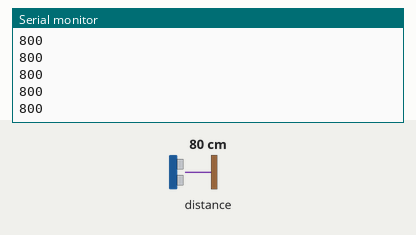
Simulated run of this sketch. Board: Arduino Uno, built with avr-gcc and run on an emulated ATmega328P. Parts: the last lines printed to the serial monitor. The test bench sets the inputs (shaded band); at power-on: distance to the obstacle 80 cm.

Above: at 1.2 s.
1.3 s: distance to the obstacle set to 2 cm
At 2.4 s:
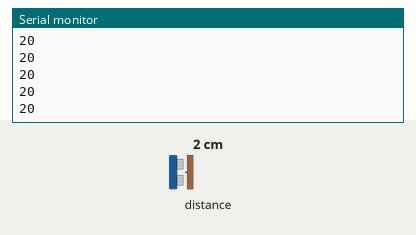
2.8 s: distance to the obstacle set to 4 cm
At 3.6 s:
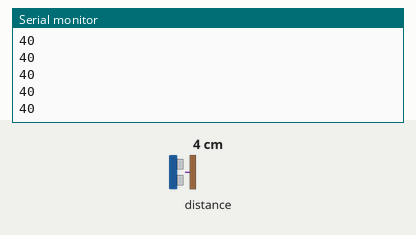
Timing chart, 0 to 5.8 s (numbered marks = the images above; inputs shaded):
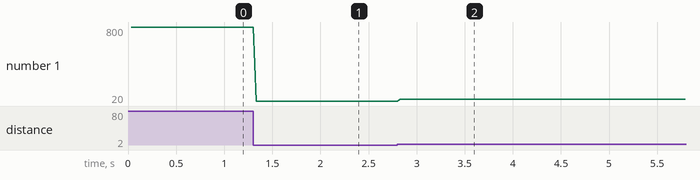

The sketch:

vl53l0x_arduino.ino
```cpp
#include "Adafruit_VL53L0X.h"
Adafruit_VL53L0X lox = Adafruit_VL53L0X();

void setup() {
  Serial.begin(9600);//38400 //115200

  // wait until serial port opens for native USB devices
  while (! Serial) {
    delay(1);
  }

  //Serial.println("Adafruit VL53L0X test");
  if (!lox.begin()) {
    Serial.println(F("Failed to boot VL53L0X"));
    while(1);
  }
  // power
  //Serial.println(F("VL53L0X API Simple Ranging example\n\n"));
}


void loop() {
  VL53L0X_RangingMeasurementData_t measure;

  //Serial.print("Reading a measurement... ");
  lox.rangingTest(&measure, false); // pass in 'true' to get debug data printout!

  if (measure.RangeStatus != 4) {  // phase failures have incorrect data
    //Serial.print("Distance (mm): \n");

    char buf[255] = {0,};
    sprintf(buf, "%d\n", measure.RangeMilliMeter);
    //buf = String.format("%d\n", measure.RangeMilliMeter);
    Serial.print(buf);
  } else {
    //Serial.print(" out of range \n");
    Serial.print("-1\n");
  }
}
```

Measured:
- after the input at 1.3 s, the serial monitor: prints a new line at once (image 1)
- after the input at 2.8 s, the serial monitor: prints a new line at once (image 2)
- plotted number 1: 800 → 20 after the input at 1.3 s, 20 → 40 after the input at 2.8 s
